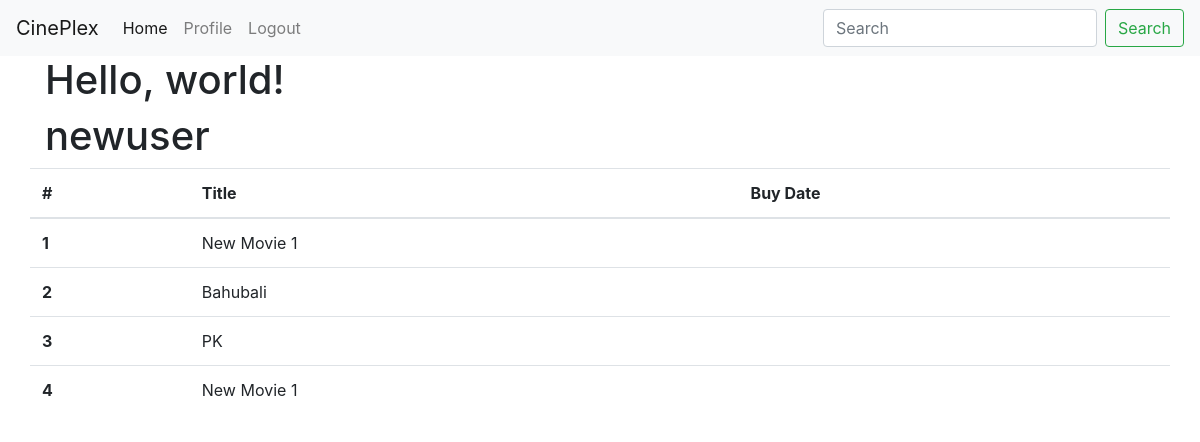
/user/profile/ (signed in), run on the app's committed database.
### cineplex_user/models.py (models this page shows, shortened)
class Buy(models.Model):
    user = models.ForeignKey(User, on_delete=models.CASCADE)
    m_id = models.ForeignKey(Movie, on_delete=models.CASCADE,)

class Movie(models.Model):
    title = models.CharField(max_length=100)
    descrip = models.TextField()
    imdb_rate = models.DecimalField(max_digits=4,decimal_places=2)
    date = models.DateField() # launch date...
    tic_no = models.IntegerField() #No of tickets left..
    threater = models.CharField(max_length=100,default="Alka Threater")
    def __str__(self):
        return self.title

### cineplex_user/views.py (the view)
# urls.py: path('profile/',views.profile,name='user-profile'),
@login_required
def profile(request):
    context = {
        "buys":Buy.objects.all()
    }
    return render(request, 'cineplex_user/profile.html',context)

### cineplex_user/templates/cineplex_user/profile.html (shortened to what this page needs)
{% extends "cineplex_user/base.html" %}
{% block content %}
<h1>{{ user.username }}</h1>
<div class="row">
    <table class="table">
        <thead>
          <tr>
            <th scope="col">#</th>
            <th scope="col">Title</th>
            <th scope="col">Buy Date</th>
          </tr>
        </thead>
        <tbody>
            {% for b in buys%}
                <tr>
                <th scope="row">{{ b.id }}</th>
                <td>{{ b.m_id }}</td>
                <td>{{ b.date }}</td>
                </tr>
            {% endfor %}
        </tbody>
      </table>
{% endblock content %}

### data on the page
Buy: id "1", m_id "New Movie 1"
Buy: id "2", m_id "Bahubali"
Buy: id "3", m_id "PK"
Buy: id "4", m_id "New Movie 1"

### other printed values
{{ user.username }} "newuser"
